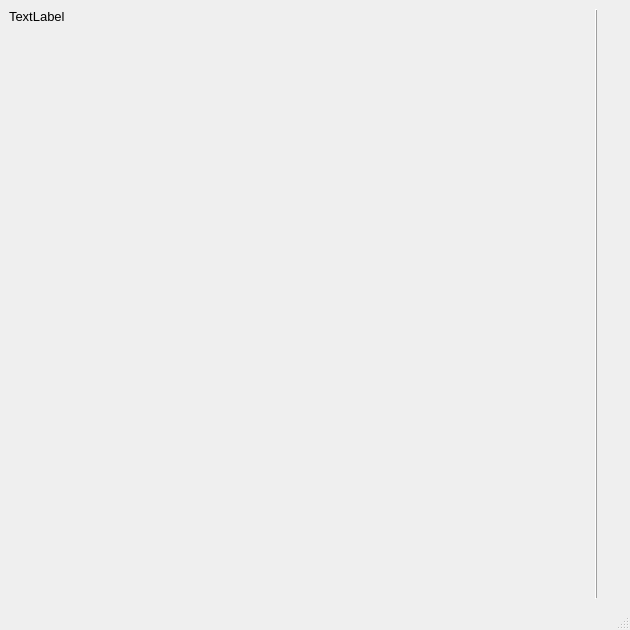
<?xml version="1.0" encoding="UTF-8"?>
<ui version="4.0">
 <class>SnakeClient</class>
 <widget class="QMainWindow" name="SnakeClient">
  <property name="enabled">
   <bool>true</bool>
  </property>
  <property name="geometry">
   <rect>
    <x>0</x>
    <y>0</y>
    <width>630</width>
    <height>630</height>
   </rect>
  </property>
  <property name="sizePolicy">
   <sizepolicy hsizetype="Preferred" vsizetype="Preferred">
    <horstretch>0</horstretch>
    <verstretch>0</verstretch>
   </sizepolicy>
  </property>
  <property name="windowTitle">
   <string>SnakeClient</string>
  </property>
  <widget class="QWidget" name="centralwidget">
   <layout class="QHBoxLayout" name="horizontalLayout_4">
    <item>
     <layout class="QHBoxLayout" name="horizontalLayout">
      <item>
       <layout class="QHBoxLayout" name="horizontalLayout_3">
        <item>
         <layout class="QVBoxLayout" name="verticalLayout">
          <item>
           <widget class="QLabel" name="userName">
            <property name="maximumSize">
             <size>
              <width>150</width>
              <height>150</height>
             </size>
            </property>
            <property name="font">
             <font>
              <pointsize>10</pointsize>
             </font>
            </property>
            <property name="text">
             <string>TextLabel</string>
            </property>
           </widget>
          </item>
          <item>
           <spacer name="verticalSpacer">
            <property name="orientation">
             <enum>Qt::Vertical</enum>
            </property>
            <property name="sizeHint" stdset="0">
             <size>
              <width>20</width>
              <height>40</height>
             </size>
            </property>
           </spacer>
          </item>
         </layout>
        </item>
       </layout>
      </item>
     </layout>
    </item>
    <item>
     <spacer name="horizontalSpacer">
      <property name="orientation">
       <enum>Qt::Horizontal</enum>
      </property>
      <property name="sizeHint" stdset="0">
       <size>
        <width>40</width>
        <height>20</height>
       </size>
      </property>
     </spacer>
    </item>
    <item>
     <widget class="QFrame" name="frame">
      <property name="font">
       <font>
        <pointsize>21</pointsize>
        <bold>true</bold>
       </font>
      </property>
      <property name="frameShape">
       <enum>QFrame::VLine</enum>
      </property>
      <property name="frameShadow">
       <enum>QFrame::Raised</enum>
      </property>
     </widget>
    </item>
    <item>
     <layout class="QVBoxLayout" name="verticalLayout_2">
      <item>
       <widget class="QLabel" name="player1Label">
        <property name="font">
         <font>
          <pointsize>21</pointsize>
          <bold>true</bold>
         </font>
        </property>
        <property name="text">
         <string/>
        </property>
       </widget>
      </item>
      <item>
       <widget class="QLabel" name="player2Label">
        <property name="font">
         <font>
          <pointsize>21</pointsize>
          <bold>true</bold>
         </font>
        </property>
        <property name="text">
         <string/>
        </property>
       </widget>
      </item>
      <item>
       <widget class="QLabel" name="player3Label">
        <property name="font">
         <font>
          <pointsize>21</pointsize>
          <bold>true</bold>
         </font>
        </property>
        <property name="text">
         <string/>
        </property>
       </widget>
      </item>
      <item>
       <widget class="QLabel" name="player4Label">
        <property name="font">
         <font>
          <pointsize>21</pointsize>
          <bold>true</bold>
         </font>
        </property>
        <property name="text">
         <string/>
        </property>
       </widget>
      </item>
     </layout>
    </item>
   </layout>
  </widget>
  <widget class="QMenuBar" name="menubar">
   <property name="geometry">
    <rect>
     <x>0</x>
     <y>0</y>
     <width>630</width>
     <height>22</height>
    </rect>
   </property>
  </widget>
  <widget class="QStatusBar" name="statusbar"/>
 </widget>
 <resources/>
 <connections/>
</ui>
